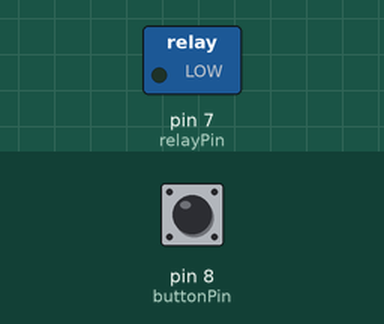
Simulated run of this sketch. Board: Arduino Uno, built with avr-gcc and run on an emulated ATmega328P. On the bench: switched loads named in the sketch (green lamp = pin HIGH). The test bench sets the inputs (shaded band); at power-on: pin 8 (buttonPin) HIGH. The local clock reads 2024-03-15 10:24:30 at power-on unless the sketch sets it.

Above: at 1.2 s.
1.3 s: pin 8 (buttonPin) pulled LOW for 1 s
At 2.3 s:
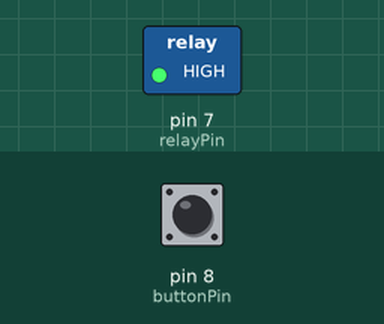
Timing chart, 0 to 16.5 s (numbered marks = the images above; inputs shaded):
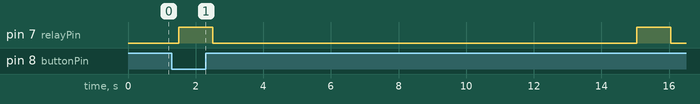

Measured:
- after the input at 1.3 s, pin 7 (relayPin): alternates HIGH for 1.0 s and LOW for 12.5 s, starting after 0.21 s

The sketch:

SHEDD_DS3231_WithDIP.ino
```cpp
#include <TFT.h>


#include <Wire.h>
#include "RTClib.h"

RTC_DS3231 rtc;

const int dipPins[3] = {2, 3, 4}; // DIP switch inputs
const int relayPin = 7;          // Output to relay
const int buttonPin = 8;         // Manual power-on button

unsigned long lastPingTime = 0;
unsigned long pingTimeout = 15000; // 15 seconds
unsigned long uptimeStart = 0;
bool isServerOn = false;
bool forceShutdown = false;

void setup() {
  Serial.begin(9600);
  rtc.begin();

  for (int i = 0; i < 3; i++) {
    pinMode(dipPins[i], INPUT_PULLUP);
  }

  pinMode(relayPin, OUTPUT);
  digitalWrite(relayPin, LOW);

  pinMode(buttonPin, INPUT_PULLUP);
  uptimeStart = millis();
}

int getMode() {
  return (!digitalRead(dipPins[2]) << 2) | (!digitalRead(dipPins[1]) << 1) | (!digitalRead(dipPins[0]));
}

void loop() {
  DateTime now = rtc.now();

  if (Serial.available()) {
    String input = Serial.readStringUntil('\n');
    input.trim();
    if (input == "PING") {
      lastPingTime = millis();
    }
  }

  unsigned long currentTime = millis();

  // Check for timeout (assume OS failure)
  if (currentTime - lastPingTime > pingTimeout && isServerOn && !forceShutdown) {
    digitalWrite(relayPin, HIGH);
    delay(1000);
    digitalWrite(relayPin, LOW);
    isServerOn = false;
    forceShutdown = false;
    uptimeStart = millis();  // reset uptime counter
  }

  // Manual power-on button
  if (digitalRead(buttonPin) == LOW && !isServerOn) {
    digitalWrite(relayPin, HIGH);
    delay(1000);
    digitalWrite(relayPin, LOW);
    isServerOn = true;
    uptimeStart = millis();
  }

  // Forced shutdown window (1 AM to 4 AM) and running > 20h
  if (isServerOn && (currentTime - uptimeStart > 72000000UL)) { // 20 hours in ms
    if (now.hour() >= 1 && now.hour() < 4) {
      digitalWrite(relayPin, HIGH); // force shutdown
      delay(1000);
      digitalWrite(relayPin, LOW);
      isServerOn = false;
      forceShutdown = true;
    }
  }

  // Reactivate at 4 AM
  if (!isServerOn && forceShutdown && now.hour() == 4 && now.minute() == 0) {
    digitalWrite(relayPin, HIGH);
    delay(1000);
    digitalWrite(relayPin, LOW);
    isServerOn = true;
    uptimeStart = millis();
    forceShutdown = false;
  }

  delay(500);
}
```
